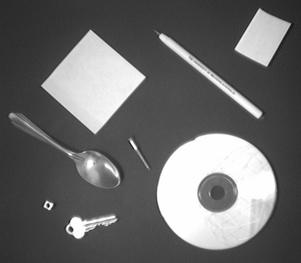
%> input picture edgedetect/shapessm.jpg, 301 x 263 px
$ octave edgedetect_scratchpad2.m   (GNU Octave 9; MATLAB toolbox functions it lacks are replaced by stand-ins)
%> lines starting %> are read from the running program, lines starting %| are printed output that depends on the picture; in (x1, y1, x2, y2) boxes, pixels count from 0 and x2, y2 are one past the last pixel; in counts of white or black regions, pixels touching at a corner belong together; the program's own positions count from 1
clear all;
close all;

im = imread('shapessm.jpg');
%> im is the input picture: size 263x301 uint8; min 14, max 255, mean 106.3
I1 = im;
% figure(1); imshow(I1); title('Original image'); pause(0.5);


I2 = edge(I1, 'canny');
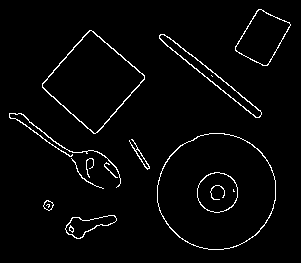
%> I2: size 263x301 logical; 2.8% white in thin lines or dots, all inside (x1, y1, x2, y2) = (9, 9, 291, 250)
I2 = bwareaopen(I2, 20);
% figure(2); imshow(I2); title('Edge output'); pause(0.5);

I2 = imfill(I2, 'holes');
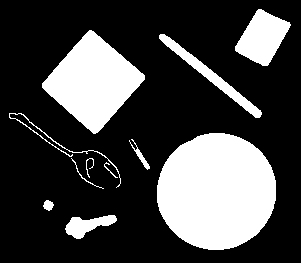
%> I2: size 263x301 logical; 26.5% white; 11 white regions, largest, box (x1, y1, x2, y2) and area: (157, 133, 276, 250) 10946, (42, 30, 145, 134) 5742, (235, 9, 291, 66) 1855
% figure(2); imshow(I2); title('Imfill output'); pause(0.5);

dilationFactor = 5;
se90 = strel('line', dilationFactor, 90);
se0 = strel('line', dilationFactor, 0);
I3 = imdilate(I2, [se90 se0]);
%> I3: size 263x301 logical; 33.2% white; 8 white regions, largest, box (x1, y1, x2, y2) and area: (155, 131, 278, 252) 11906, (40, 28, 147, 136) 6586, (233, 7, 293, 68) 2323
% figure(3); imshow(I3); title('Imdilate output'); pause(0.5);

I3 = imfill(I3, 'holes');
I3 = bwareaopen(I3, 400);
%> I3: size 263x301 logical; 32.7% white; 6 white regions, box (x1, y1, x2, y2) and area: (155, 131, 278, 252) 11906, (40, 28, 147, 136) 6586, (233, 7, 293, 68) 2323, (7, 111, 123, 191) 2139, (157, 32, 264, 120) 1915, (63, 213, 119, 241) 978
% figure(3); imshow(I3); title('Imdilate imfill output'); pause(0.5);

seD = strel('diamond',1);
I3 = imerode(I3, seD);
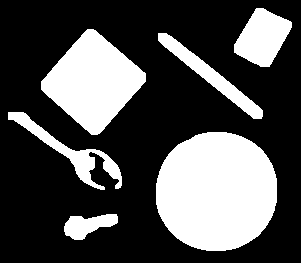
%> I3: size 263x301 logical; 30.8% white; 6 white regions, box (x1, y1, x2, y2) and area: (156, 132, 277, 251) 11558, (41, 29, 146, 135) 6346, (234, 8, 292, 67) 2160, (8, 112, 122, 190) 1782, (158, 33, 263, 119) 1688, (64, 214, 118, 240) 848
I3 = imerode(I3, seD);
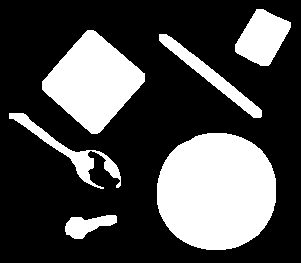
%> I3: size 263x301 logical; 29% white; 6 white regions, box (x1, y1, x2, y2) and area: (157, 133, 276, 250) 11214, (42, 30, 145, 134) 6110, (235, 9, 291, 66) 2002, (159, 34, 262, 118) 1466, (9, 113, 121, 189) 1434, (65, 215, 117, 239) 722
cellOutline = bwperim(I3);
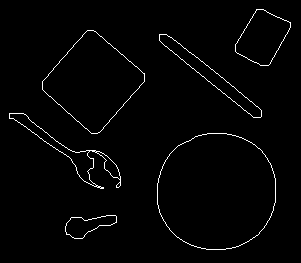
%> cellOutline: size 263x301 logical; 1.8% white in thin lines or dots, all inside (x1, y1, x2, y2) = (9, 9, 291, 250)
% figure(3); imshow(I3); title('Imerode output'); pause(0.5);


I4 = bwperim(I3);
regions = regionprops(I4);
%> regions = 6 regions; box (x1, y1, x2, y2), Area and Centroid: (157, 133, 276, 250) 340 [217.3 192], (9, 113, 121, 189) 333 [75.4 155], (42, 30, 145, 134) 232 [93.9 82.3], (159, 34, 262, 118) 216 [211 76.1], (235, 9, 291, 66) 152 [263.5 37.9], (65, 215, 117, 239) 119 [90.7 225.2]
% [5 lines of commented-out code are left out]

i = 2;
obj_x = floor(regions(i).BoundingBox(1));
%> obj_x = 42
obj_y = floor(regions(i).BoundingBox(2));
%> obj_y = 30
obj_width = regions(i).BoundingBox(3);
%> obj_width = 103
obj_height = regions(i).BoundingBox(4);
%> obj_height = 104
obj_centroid = regions(i).Centroid;
%> obj_centroid = [93.94 82.35]

obj = I4(obj_y-5:obj_y+obj_height+5, obj_x-5:obj_x+obj_width+5);
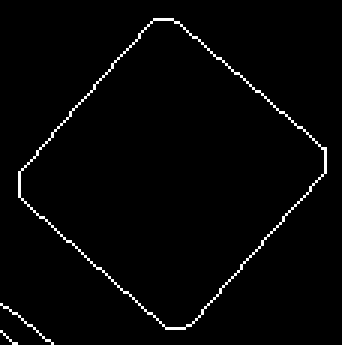
%> obj: size 115x114 logical (shown 3 times larger); 2% white in thin lines or dots
imshow(obj);

%https://uk.mathworks.com/matlabcentral/answers/55501-how-get-centroid-contour-distance-at-every-10-degrees
angles = 0:30:360;
x = cosd(angles);
y = sind(angles);

figure;
plot(x,y,'ro');
set(gcf, 'units','normalized','outerposition',[0 0 1 1]);
grid on;
xCenter = 0;
yCenter = 0;

for k = 1:length(angles)

    % Draw line from center to edge of circle
    line([xCenter x(k)], [yCenter y(k)], 'LineWidth', 3);

    % calculate angle of line
    angle = atand(y(k)/x(k));

    % Convert to degrees
	if y(k) >= yCenter && x(k) >= xCenter
		quadrant = 1;
	elseif y(k) >= yCenter && x(k) <= xCenter
		angle = 180 + angle;
		quadrant = 2;
	elseif y(k) <= yCenter && x(k) < xCenter
		angle = 180 + angle;
		quadrant = 3;
	elseif y(k) <= yCenter && x(k) >= xCenter
		angle = 360 + angle;
		quadrant = 4;
    end


end
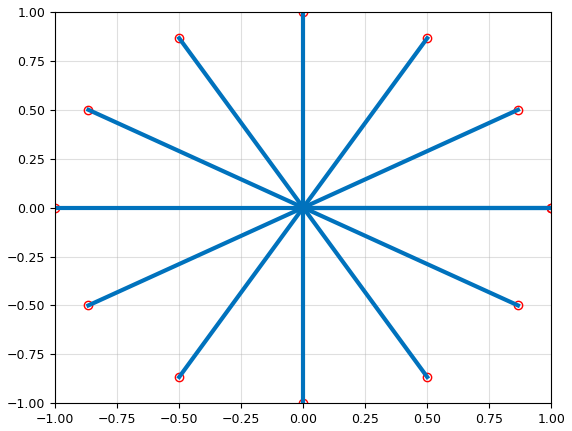
%> figure redrawn from the program's plot data
